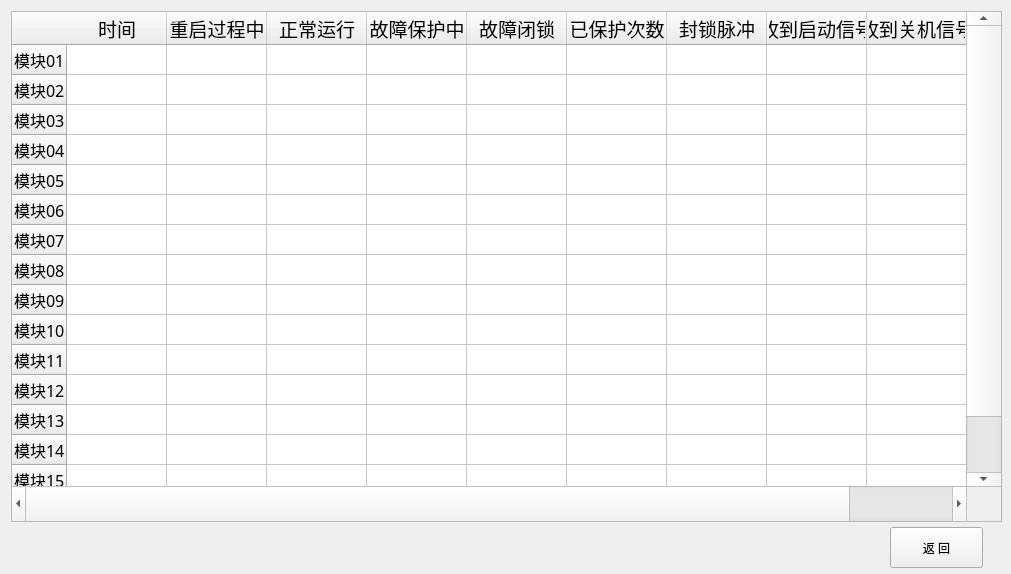
<?xml version="1.0" encoding="UTF-8"?>
<ui version="4.0">
 <class>runningstatusForm</class>
 <widget class="QWidget" name="runningstatusForm">
  <property name="geometry">
   <rect>
    <x>0</x>
    <y>0</y>
    <width>1011</width>
    <height>574</height>
   </rect>
  </property>
  <property name="font">
   <font>
    <family>微软雅黑</family>
   </font>
  </property>
  <property name="windowTitle">
   <string>运行状态</string>
  </property>
  <property name="windowIcon">
   <iconset>
    <normaloff>logo_top.png</normaloff>logo_top.png</iconset>
  </property>
  <widget class="QTableWidget" name="operstatus_tableWidget">
   <property name="geometry">
    <rect>
     <x>11</x>
     <y>11</y>
     <width>991</width>
     <height>511</height>
    </rect>
   </property>
   <property name="font">
    <font>
     <family>微软雅黑</family>
     <pointsize>12</pointsize>
    </font>
   </property>
   <property name="styleSheet">
    <string notr="true">QScrollBar::vertical
{
    width: 35px;
}
QScrollBar::horizontal
{
    height: 35px;
}</string>
   </property>
   <row>
    <property name="text">
     <string>模块01</string>
    </property>
   </row>
   <row>
    <property name="text">
     <string>模块02</string>
    </property>
   </row>
   <row>
    <property name="text">
     <string>模块03</string>
    </property>
   </row>
   <row>
    <property name="text">
     <string>模块04</string>
    </property>
   </row>
   <row>
    <property name="text">
     <string>模块05</string>
    </property>
   </row>
   <row>
    <property name="text">
     <string>模块06</string>
    </property>
   </row>
   <row>
    <property name="text">
     <string>模块07</string>
    </property>
   </row>
   <row>
    <property name="text">
     <string>模块08</string>
    </property>
   </row>
   <row>
    <property name="text">
     <string>模块09</string>
    </property>
   </row>
   <row>
    <property name="text">
     <string>模块10</string>
    </property>
   </row>
   <row>
    <property name="text">
     <string>模块11</string>
    </property>
   </row>
   <row>
    <property name="text">
     <string>模块12</string>
    </property>
   </row>
   <row>
    <property name="text">
     <string>模块13</string>
    </property>
   </row>
   <row>
    <property name="text">
     <string>模块14</string>
    </property>
   </row>
   <row>
    <property name="text">
     <string>模块15</string>
    </property>
   </row>
   <row>
    <property name="text">
     <string>模块16</string>
    </property>
   </row>
   <column>
    <property name="text">
     <string>时间</string>
    </property>
    <property name="font">
     <font>
      <family>微软雅黑</family>
      <pointsize>14</pointsize>
     </font>
    </property>
   </column>
   <column>
    <property name="text">
     <string>重启过程中</string>
    </property>
    <property name="font">
     <font>
      <family>微软雅黑</family>
      <pointsize>14</pointsize>
     </font>
    </property>
   </column>
   <column>
    <property name="text">
     <string>正常运行</string>
    </property>
    <property name="font">
     <font>
      <family>微软雅黑</family>
      <pointsize>14</pointsize>
     </font>
    </property>
   </column>
   <column>
    <property name="text">
     <string>故障保护中</string>
    </property>
    <property name="font">
     <font>
      <family>微软雅黑</family>
      <pointsize>14</pointsize>
     </font>
    </property>
   </column>
   <column>
    <property name="text">
     <string>故障闭锁</string>
    </property>
    <property name="font">
     <font>
      <family>微软雅黑</family>
      <pointsize>14</pointsize>
     </font>
    </property>
   </column>
   <column>
    <property name="text">
     <string>已保护次数</string>
    </property>
    <property name="font">
     <font>
      <family>微软雅黑</family>
      <pointsize>14</pointsize>
     </font>
    </property>
   </column>
   <column>
    <property name="text">
     <string>封锁脉冲</string>
    </property>
    <property name="font">
     <font>
      <family>微软雅黑</family>
      <pointsize>14</pointsize>
     </font>
    </property>
   </column>
   <column>
    <property name="text">
     <string>收到启动信号</string>
    </property>
    <property name="font">
     <font>
      <family>微软雅黑</family>
      <pointsize>14</pointsize>
     </font>
    </property>
   </column>
   <column>
    <property name="text">
     <string>收到关机信号</string>
    </property>
    <property name="font">
     <font>
      <family>微软雅黑</family>
      <pointsize>14</pointsize>
     </font>
    </property>
   </column>
  </widget>
  <widget class="QPushButton" name="closeBtn">
   <property name="geometry">
    <rect>
     <x>890</x>
     <y>527</y>
     <width>93</width>
     <height>41</height>
    </rect>
   </property>
   <property name="maximumSize">
    <size>
     <width>128</width>
     <height>128</height>
    </size>
   </property>
   <property name="text">
    <string>返 回</string>
   </property>
   <property name="iconSize">
    <size>
     <width>128</width>
     <height>128</height>
    </size>
   </property>
  </widget>
 </widget>
 <resources/>
 <connections/>
</ui>
